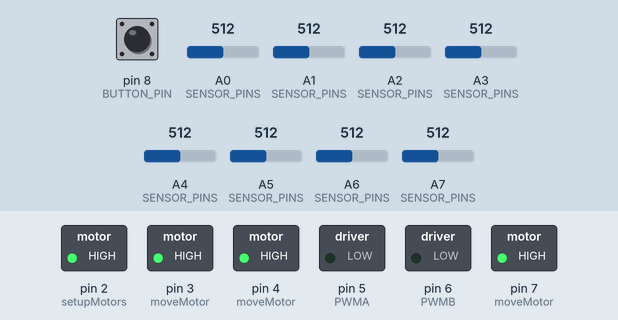
This sketch was run on a simulated Arduino Nano, built with avr-gcc and run on an emulated ATmega328P. Shown: switched loads named in the sketch (green lamp = pin HIGH). The inputs (shaded band) are chosen by the test bench; at power-on: pin 8 (BUTTON_PIN) HIGH, A0 (SENSOR_PINS) = 512, A1 (SENSOR_PINS) = 512, A2 (SENSOR_PINS) = 512, A3 (SENSOR_PINS) = 512, A4 (SENSOR_PINS) = 512, A5 (SENSOR_PINS) = 512, A6 (SENSOR_PINS) = 512, A7 (SENSOR_PINS) = 512.

Above: at 0.8 s.
0.9 s: pin 8 (BUTTON_PIN) pulled LOW for 0.15 s
At 1.2 s:
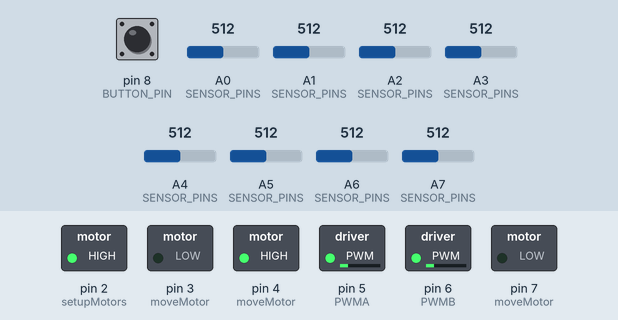
4.0 s: pin 8 (BUTTON_PIN) pulled LOW for 3.2 s
At 8.13 s:
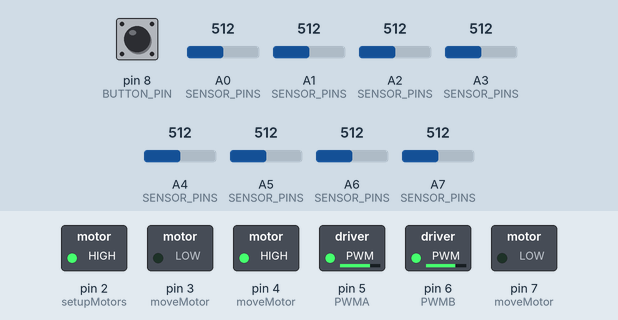
9.4 s: pin 8 (BUTTON_PIN) pulled LOW for 1 s
At 15.8 s:
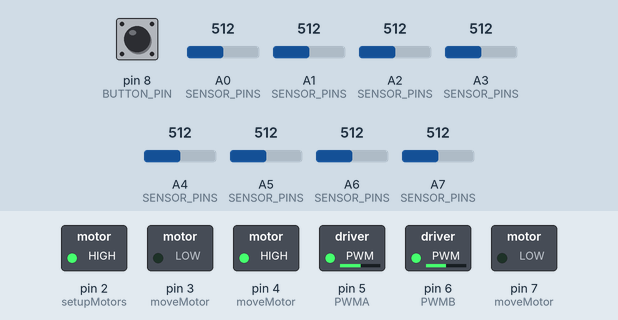
Timing chart, 0 to 17.3 s (numbered marks = the images above; inputs shaded):
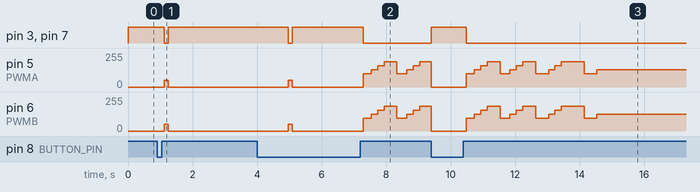

The sketch:

Robot_swpy_version_4.ino
```cpp
//v4: High-speed continuous PID + Time-Based Profile (ตารางเวลาแบบความยาวช่วงต่อกัน)
#include "01_Settings.h"
#include <QTRSensors.h>

QTRSensors qtr;
uint16_t sensorValues[8];

void waitButton() {
  while (digitalRead(BUTTON_PIN) == HIGH) { }
  delay(30);
  while (digitalRead(BUTTON_PIN) == LOW) { }
  delay(80);
}

void twitchMotor() {
  moveMotor(twitchSpeed, twitchSpeed);
  delay(120);
  moveMotor(0, 0);
  delay(120);
}

void setup() {
  setupMotors();
  setupSensors();
  pinMode(BUTTON_PIN, INPUT_PULLUP);

  waitButton();
  twitchMotor();

  calibrateSensors();

  moveMotor(0, 0);
  twitchMotor();
}

void loop() {
  waitButton();      // กดแล้วปล่อย = ปล่อยรถ
  startRun();        // เริ่มจับเวลา profile + รีเซ็ตสถานะ PID

  while (digitalRead(BUTTON_PIN) == HIGH) {
    runPID();
  }

  moveMotor(0, 0);
  delay(500);
}
```

02_Motors.ino
```cpp
static inline int16_t clampPWM(int32_t v) {
  if (v > maxSpeed)  return maxSpeed;
  if (v < -maxSpeed) return -maxSpeed;
  return (int16_t)v;
}

void setupMotors() {
  pinMode(PWMA, OUTPUT);
  pinMode(PWMB, OUTPUT);

  // D2, D3, D4, D7 as direct direction outputs
  DDRD |= _BV(DDD2) | _BV(DDD3) | _BV(DDD4) | _BV(DDD7);

  // Safe start: brake + zero PWM
  PORTD |= _BV(PORTD2) | _BV(PORTD3) | _BV(PORTD4) | _BV(PORTD7);
  analogWrite(PWMA, 0);
  analogWrite(PWMB, 0);
}

inline void moveMotor(int16_t speedLeft, int16_t speedRight) {
  speedLeft  = clampPWM(speedLeft);
  speedRight = clampPWM(speedRight);

  // Left motor: AIN1=D2, AIN2=D3, PWM=D5
  if (speedLeft > 0) {
    PORTD |=  _BV(PORTD2);
    PORTD &= ~_BV(PORTD3);
    analogWrite(PWMA, (uint8_t)speedLeft);
  } else if (speedLeft < 0) {
    PORTD &= ~_BV(PORTD2);
    PORTD |=  _BV(PORTD3);
    analogWrite(PWMA, (uint8_t)(-speedLeft));
  } else {
    PORTD |=  _BV(PORTD2) | _BV(PORTD3);  // brake
    analogWrite(PWMA, 0);
  }

  // Right motor: BIN1=D4, BIN2=D7, PWM=D6
  if (speedRight > 0) {
    PORTD |=  _BV(PORTD4);
    PORTD &= ~_BV(PORTD7);
    analogWrite(PWMB, (uint8_t)speedRight);
  } else if (speedRight < 0) {
    PORTD &= ~_BV(PORTD4);
    PORTD |=  _BV(PORTD7);
    analogWrite(PWMB, (uint8_t)(-speedRight));
  } else {
    PORTD |=  _BV(PORTD4) | _BV(PORTD7);  // brake
    analogWrite(PWMB, 0);
  }
}
```

03_Sensors.ino
```cpp
void setupSensors() {
  qtr.setTypeAnalog();
  qtr.setSensorPins(SENSOR_PINS, SENSOR_COUNT);
}

void calibrateSensors() {
  // เก็บค่าเซนเซอร์หลายครั้งเพื่อให้ครอบคลุมขาว/ดำ
  for (uint16_t i = 0; i < 80; i++) {
    qtr.calibrate();
    delay(20);
  }
}

inline uint16_t getLinePosition() {
  return qtr.readLineBlack(sensorValues);
}

inline uint8_t getBlackCount() {
  uint8_t blackCount = 0;
  for (uint8_t i = 0; i < SENSOR_COUNT; i++) {
    blackCount += (sensorValues[i] > DARK_THRESHOLD);
  }
  return blackCount;
}

inline bool isCenterOnLine() {
  return (sensorValues[3] > DARK_THRESHOLD) || (sensorValues[4] > DARK_THRESHOLD);
}
```

04_PID.ino
```cpp
static int16_t lastError = 0;
static int16_t dFiltered = 0;

static uint8_t lostConfirm  = 0;

// Corner mode (ของเดิม)
static bool cornerMode = false;
static uint8_t cornerEnterConfirm = 0;
static uint8_t cornerExitConfirm  = 0;

// ---------------------------
// Time-based profile state
// ---------------------------
static ProfileParams curP;            // ค่าที่ใช้อยู่จริงตอนนี้ (หลังไล่ค่าแล้ว)
static ProfileParams fromP;           // ค่า ณ เวลาที่เริ่มเปลี่ยนช่วง
static uint8_t  profIdx = 0;          // ช่วงที่ใช้อยู่
static bool     profFinal = false;    // true = อยู่ช่วงสุดท้ายแล้ว ไม่ต้องเช็กเวลาอีก
static uint32_t runStartMs = 0;
static uint32_t nextSwitchMs = 0;     // เวลา millis() ที่จะเปลี่ยนช่วงถัดไป
static bool     blending = false;
static uint32_t blendStartMs = 0;

static inline int16_t iabs16(int16_t x) {
  return (x < 0) ? -x : x;
}

static inline int16_t clamp16(int32_t v) {
  if (v > maxSpeed)  return maxSpeed;
  if (v < -maxSpeed) return -maxSpeed;
  return (int16_t)v;
}

static inline ProfileParams paramsOf(uint8_t i) {
  ProfileParams p;
  p.base = PROFILES[i].baseSpeed;
  p.kp   = PROFILES[i].Kp;
  p.kd   = PROFILES[i].Kd;
  p.kpC  = PROFILES[i].KpCorner;
  p.kdC  = PROFILES[i].KdCorner;
  return p;
}

// w = 0..256  (0 = ค่าเก่า, 256 = ค่าใหม่)
static inline int16_t lerp16(int16_t a, int16_t b, int16_t w) {
  return (int16_t)(a + ((int32_t)(b - a) * w) / 256);
}

// เรียกครั้งเดียวตอนปล่อยรถ: เริ่มจับเวลา + รีเซ็ตสถานะ PID สำหรับรอบใหม่
void startRun() {
  runStartMs = millis();
  profIdx = 0;
  curP = paramsOf(0);
  blending = false;

  profFinal = (PROFILES[0].durMs == PROFILE_FOREVER);
  if (!profFinal) nextSwitchMs = runStartMs + PROFILES[0].durMs;

  // รีเซ็ตสถานะ PID ไม่ให้ค่าค้างจากรอบก่อน และกัน derivative kick รอบแรก
  cornerMode = false;
  cornerEnterConfirm = 0;
  cornerExitConfirm  = 0;
  lostConfirm = 0;
  dFiltered = 0;
  lastError = (int16_t)getLinePosition() - (LINE_CENTER + CENTER_OFFSET);
}

// เรียกทุก loop แต่ปกติทำแค่เทียบเวลา 1 ครั้ง (ไม่มี delay ไม่หยุด PID)
static inline void updateProfile(uint32_t now) {
  // 1) ถึงเวลาเปลี่ยนช่วงหรือยัง (while เผื่อกรณีช่วงสั้นกว่า loop)
  while (!profFinal && (int32_t)(now - nextSwitchMs) >= 0) {
    fromP = curP;                       // เริ่มไล่ค่าจากค่าปัจจุบันจริง (ไม่กระโดด)
    profIdx++;
    if (PROFILES[profIdx].durMs == PROFILE_FOREVER) {
      profFinal = true;
    } else {
      nextSwitchMs += PROFILES[profIdx].durMs;   // ต่อจากเวลาเปลี่ยนที่กำหนดไว้ ไม่ใช่เวลาที่ loop มาถึง (ไม่สะสมความคลาดเคลื่อน)
    }
    blendStartMs = now;
    blending = true;
  }

  // 2) ไล่ค่าเข้าหาชุดใหม่ (ทำเฉพาะช่วง PROFILE_BLEND_MS หลังเปลี่ยน)
  if (blending) {
    const ProfileParams tgt = paramsOf(profIdx);
    const uint32_t dt = now - blendStartMs;
    if (PROFILE_BLEND_MS == 0 || dt >= PROFILE_BLEND_MS) {
      curP = tgt;
      blending = false;
    } else {
      const int16_t w = (int16_t)((dt * 256UL) / PROFILE_BLEND_MS);
      curP.base = lerp16(fromP.base, tgt.base, w);
      curP.kp   = lerp16(fromP.kp,   tgt.kp,   w);
      curP.kd   = lerp16(fromP.kd,   tgt.kd,   w);
      curP.kpC  = lerp16(fromP.kpC,  tgt.kpC,  w);
      curP.kdC  = lerp16(fromP.kdC,  tgt.kdC,  w);
    }
  }
}

// ความเร็วตามความโค้ง: ค่าเป็น "เพิ่ม/ลดจาก base ของ profile"
// (เลขในวงเล็บ = ค่าสัมบูรณ์เดิมของ v3.3 ตอน base = 140)
static inline int16_t chooseBaseSpeed(int16_t absError) {
  const int16_t b = curP.base;
  int16_t v;

  if (cornerMode) {
    if (absError > 2600)      v = b - 30;   // (110) สำหรับ 140
    else if (absError > 1800) v = b - 2;    // (138) สำหรับ 140
    else if (absError > 1200) v = b + 20;   // (160) สำหรับ 140
    else if (absError > 700)  v = b + 40;   // (180) สำหรับ 140
    else                      v = b - 10;   // (130) สำหรับ 140
  } else {
    if (absError > 2600)      v = b - 30;   // (110) สำหรับ 140
    else if (absError > 1800) v = b - 8;    // (132) สำหรับ 140
    else if (absError > 1100) v = b + 6;    // (146) สำหรับ 140
    else                      v = b;        // (140) สำหรับ 140
  }

  if (v < 0) v = 0;
  if (v > maxSpeed) v = maxSpeed;
  return v;
}

static inline void updateCornerMode(int16_t error, uint8_t blackCount) {
  const int16_t absError = iabs16(error);

  // เข้าสู่ corner mode เมื่อต่อเนื่องว่า error สูงจริง
  const bool enterCandidate = (absError >= CORNER_ENTER_ERROR) ||
                              (blackCount >= 2 && absError >= (CORNER_ENTER_ERROR - 300));

  if (!cornerMode) {
    if (enterCandidate) {
      if (++cornerEnterConfirm >= CORNER_ENTER_LOOPS) {
        cornerMode = true;
        cornerEnterConfirm = 0;
        cornerExitConfirm = 0;
      }
    } else {
      cornerEnterConfirm = 0;
    }
  } else {
    // ออกจาก corner mode เมื่อกลับมาใกล้เส้นจริง
    const bool exitCandidate = (absError <= CORNER_EXIT_ERROR && blackCount >= 1);

    if (exitCandidate) {
      if (++cornerExitConfirm >= CORNER_EXIT_LOOPS) {
        cornerMode = false;
        cornerExitConfirm = 0;
        cornerEnterConfirm = 0;
      }
    } else {
      cornerExitConfirm = 0;
    }
  }
}

void runPID() {
  updateProfile(millis());

  const uint16_t position = getLinePosition();
  const uint8_t blackCount = getBlackCount();

  // ---------------------------
  // Lost-line recovery (ของเดิม)
  // ---------------------------
  if (blackCount == 0) {
    if (++lostConfirm >= LOST_CONFIRM_LOOPS) {
      // หมุนหาเส้นตามทิศทาง error ล่าสุด
      cornerMode = false;
      cornerEnterConfirm = 0;
      cornerExitConfirm = 0;

      if (lastError >= 0) {
        moveMotor(searchSpeed, -searchSpeed);
      } else {
        moveMotor(-searchSpeed, searchSpeed);
      }
      return;
    }
  } else {
    lostConfirm = 0;
  }

  // ---------------------------
  // เส้นขวางกว้าง (จุดตัด): ตำแหน่งเส้นไม่มีข้อมูลซ้าย-ขวา จึงไม่ใช้รอบนี้
  // ไม่แตะ lastError / dFiltered / cornerMode และไม่มี timer -> PID คุมต่อทันทีที่พ้นเส้น
  // ---------------------------
  if (blackCount >= WIDE_BLACK_COUNT) {
    moveMotor(clamp16(curP.base + LEFT_TRIM), clamp16(curP.base + RIGHT_TRIM));
    return;
  }

  // ---------------------------
  // Fixed-point PID
  // ---------------------------
  const int16_t error = (int16_t)position - (LINE_CENTER + CENTER_OFFSET);

  const int16_t dRaw = error - lastError;
  dFiltered += (dRaw - dFiltered) >> 2;   // low-pass derivative แบบเบาๆ
  lastError = error;

  updateCornerMode(error, blackCount);

  const int16_t kp = cornerMode ? curP.kpC : curP.kp;
  const int16_t kd = cornerMode ? curP.kdC : curP.kd;

  const int32_t correction = ((int32_t)error * kp + (int32_t)dFiltered * kd) / PID_SCALE;

  const int16_t driveBase = chooseBaseSpeed(iabs16(error));

  int16_t leftSpeed  = driveBase + (int16_t)correction;
  int16_t rightSpeed = driveBase - (int16_t)correction;

  // trim ซ้าย-ขวา เพื่อบาลานซ์มอเตอร์
  leftSpeed  += LEFT_TRIM;
  rightSpeed += RIGHT_TRIM;

  moveMotor(clamp16(leftSpeed), clamp16(rightSpeed));
}
```

seve_control.ino
```cpp
//ชุดที่ 1 สำหรับตรวจสอบสนาม
// --- 1. ตั้งค่าความเร็ว (0 - 255) ---
//int baseSpeed = 120;
//int turnSpeed = 70;
//int maxSpeed  = 220;

// --- 2. ตั้งค่าสมการเข้าโค้ง (PID Constants) ---
//float Kp = 0.045;
//float Kd = 0.400;
//float Ki = 0.000;
```

Source omitted: 01_Settings.h (8669 bytes)

Measured:
- after the input at 0.9 s, pin 3 (moveMotor), pin 7 (moveMotor): HIGH → LOW after 0.23 s, → HIGH 0.12 s later; pin 5 (PWMA), pin 6 (PWMB): 0/255 → 50/255 after 0.23 s, → 0/255 0.12 s later
- after the input at 9.4 s, pin 3 (moveMotor), pin 7 (moveMotor): LOW → HIGH at once, → LOW 1.1 s later
